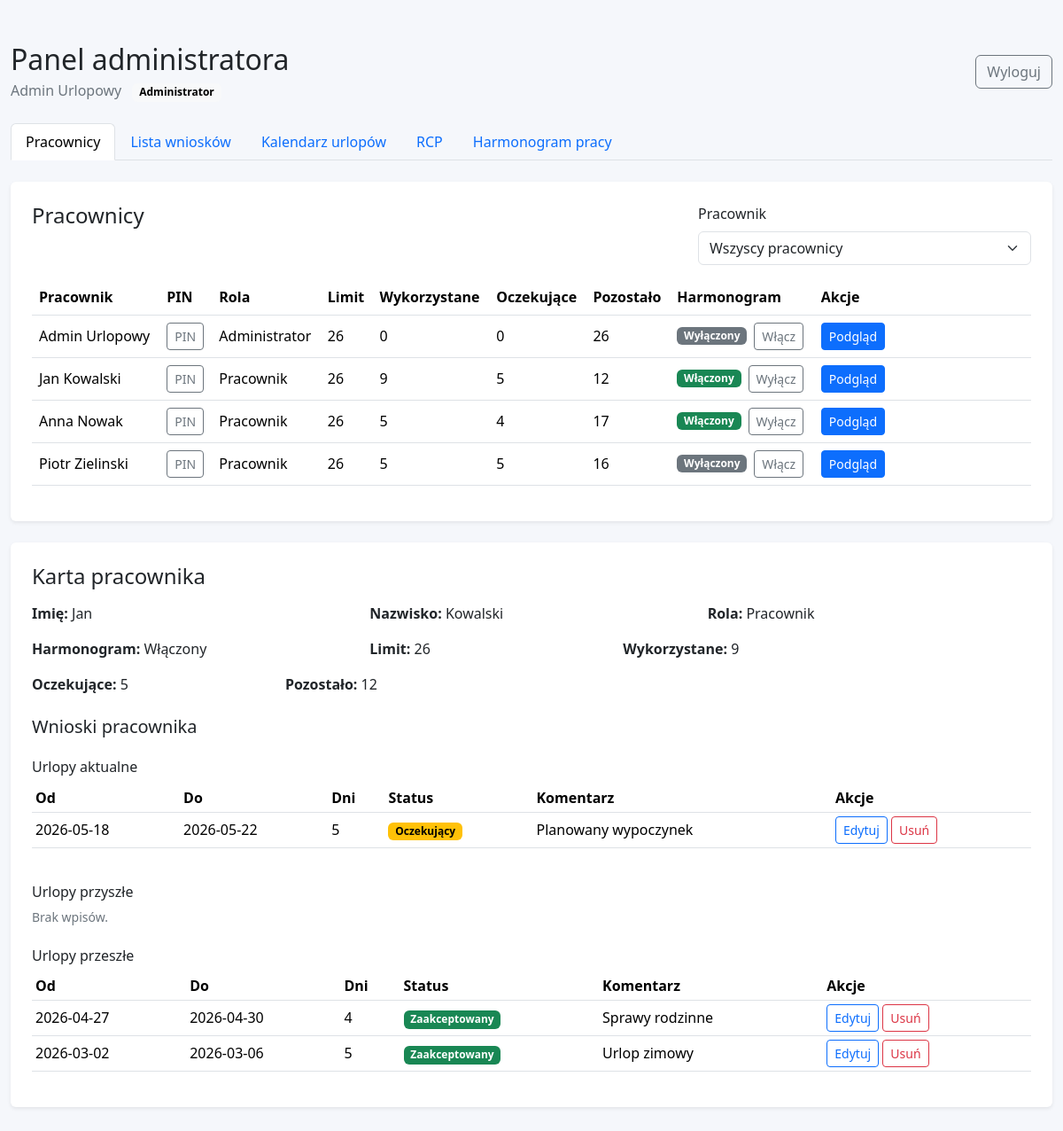
/index.php?tab=employees&employee_id=1 (signed in), run on the app's committed database.
### tables this page shows
CREATE TABLE employees (
    id INT UNSIGNED AUTO_INCREMENT PRIMARY KEY,
    first_name VARCHAR(100) NOT NULL,
    last_name VARCHAR(100) NOT NULL,
    pin_code VARCHAR(20) NULL,
    pin_hash VARCHAR(255) NOT NULL,
    role ENUM('employee', 'admin') NOT NULL DEFAULT 'employee',
    harmonogram TINYINT(1) NOT NULL DEFAULT 0,
    annual_leave_days INT UNSIGNED NOT NULL DEFAULT 26,
    created_at TIMESTAMP NOT NULL DEFAULT CURRENT_TIMESTAMP,
    INDEX idx_employees_role (role),
    INDEX idx_employees_harmonogram (harmonogram)
);

CREATE TABLE vacation_requests (
    id INT UNSIGNED AUTO_INCREMENT PRIMARY KEY,
    employee_id INT UNSIGNED NOT NULL,
    start_date DATE NOT NULL,
    end_date DATE NOT NULL,
    days INT UNSIGNED NOT NULL,
    comment TEXT NULL,
    status ENUM('oczekujący', 'zaakceptowany', 'odrzucony') NOT NULL DEFAULT 'oczekujący',
    created_at TIMESTAMP NOT NULL DEFAULT CURRENT_TIMESTAMP,
    CONSTRAINT fk_vacation_requests_employee
        FOREIGN KEY (employee_id) REFERENCES employees(id)
        ON DELETE CASCADE,
    INDEX idx_vacation_requests_employee_status (employee_id, status),
    INDEX idx_vacation_requests_dates (start_date, end_date),
    INDEX idx_vacation_requests_created_at (created_at)
);

### index.php (called while the page is built, shortened)
<?php
require __DIR__ . '/app/main.php';
require __DIR__ . '/views/page.php';

### app/functions.php (called while the page is built, shortened)
<?php
function e(?string $value): string
{
    return htmlspecialchars((string) $value, ENT_QUOTES | ENT_SUBSTITUTE, 'UTF-8');
}
function statusLabel(string $status): string
{
    return match ($status) {
        STATUS_APPROVED => 'Zaakceptowany',
        STATUS_REJECTED => 'Odrzucony',
        default => 'Oczekujący',
    };
}
function statusBadgeClass(string $status): string
{
    return match ($status) {
        STATUS_APPROVED => 'text-bg-success',
        STATUS_REJECTED => 'text-bg-danger',
        default => 'text-bg-warning',
    };
}
function fetchCurrentEmployee(PDO $pdo): ?array
{
    $stmt = $pdo->prepare('SELECT * FROM employees WHERE id = :id');
    $stmt->execute(['id' => (int) $_SESSION['employee_id']]);
    $employee = $stmt->fetch();
    return $employee;
}

### app/actions.php (called while the page is built, shortened)
<?php
$employee = fetchCurrentEmployee($pdo);
$isAdmin = $employee && ($_SESSION['employee_role'] ?? '') === 'admin' && $employee['role'] === 'admin';

### app/main.php (called while the page is built, shortened)
<?php
require __DIR__ . '/actions.php';
require __DIR__ . '/data.php';

### app/data.php (called while the page is built, shortened)
<?php
$selectedEmployeeBuckets = ['past' => [], 'current' => [], 'future' => []];
if ($employee && $isAdmin) {
    $employeesStmt = $pdo->prepare(
        "SELECT
            e.*,
            COALESCE(SUM(CASE WHEN vr.status = 'zaakceptowany' THEN vr.days ELSE 0 END), 0) AS used_days,
            COALESCE(SUM(CASE WHEN vr.status = 'oczekujący' THEN vr.days ELSE 0 END), 0) AS pending_days
         FROM employees e
         LEFT JOIN vacation_requests vr ON vr.employee_id = e.id
         GROUP BY e.id, e.first_name, e.last_name, e.pin_code, e.pin_hash, e.role, e.harmonogram, e.annual_leave_days, e.created_at
         ORDER BY e.role DESC, e.last_name, e.first_name"
    );
    $employeesStmt->execute();
    $adminEmployees = $employeesStmt->fetchAll();
    $selectedEmployeeId = filter_input(INPUT_GET, 'employee_id', FILTER_VALIDATE_INT);
    if ($selectedEmployeeId) {
        $selectedStmt = $pdo->prepare(
            "SELECT
                e.*,
                COALESCE(SUM(CASE WHEN vr.status = 'zaakceptowany' THEN vr.days ELSE 0 END), 0) AS used_days,
                COALESCE(SUM(CASE WHEN vr.status = 'oczekujący' THEN vr.days ELSE 0 END), 0) AS pending_days
             FROM employees e
             LEFT JOIN vacation_requests vr ON vr.employee_id = e.id
             WHERE e.id = :id
             GROUP BY e.id, e.first_name, e.last_name, e.pin_code, e.pin_hash, e.role, e.harmonogram, e.annual_leave_days, e.created_at"
        );
        $selectedStmt->execute(['id' => $selectedEmployeeId]);
        $selectedEmployee = $selectedStmt->fetch() ?: null;
        if ($selectedEmployee) {
            $historyStmt = $pdo->prepare(
                'SELECT *
                 FROM vacation_requests
                 WHERE employee_id = :employee_id
                 ORDER BY start_date DESC, id DESC'
            );
            $historyStmt->execute(['employee_id' => $selectedEmployeeId]);
            $selectedEmployeeRequests = $historyStmt->fetchAll();
            foreach ($selectedEmployeeRequests as $request) {
                $selectedEmployeeBuckets[vacationPeriod($request['start_date'], $request['end_date'], $today)][] = $request;
            }
        }
    }
}
$requestedTab = $_GET['tab'] ?? 'employees';
$activeTab = in_array($requestedTab, ['employees', 'requests', 'calendar', 'schedules', 'rcp'], true) ? $requestedTab : 'employees';

### views/admin/panel.php (the view, shortened to what this page needs)
<ul class="nav nav-tabs mb-4" role="tablist">
    <li class="nav-item" role="presentation">
        <a class="nav-link <?= $activeTab === 'employees' ? 'active' : '' ?>" href="index.php?tab=employees">Pracownicy</a>
    </li>
    <li class="nav-item" role="presentation">
        <a class="nav-link <?= $activeTab === 'requests' ? 'active' : '' ?>" href="index.php?tab=requests">Lista wniosków</a>
    </li>
    <li class="nav-item" role="presentation">
        <a class="nav-link <?= $activeTab === 'calendar' ? 'active' : '' ?>" href="index.php?tab=calendar">Kalendarz urlopów</a>
    </li>
    <li class="nav-item" role="presentation">
        <a class="nav-link <?= $activeTab === 'rcp' ? 'active' : '' ?>" href="index.php?tab=rcp">RCP</a>
    </li>
    <li class="nav-item" role="presentation">
        <a class="nav-link <?= $activeTab === 'schedules' ? 'active' : '' ?>" href="index.php?tab=schedules">Harmonogram pracy</a>
    </li>
</ul>
<?php if ($activeTab === 'employees'): ?>
    <div class="card border-0 shadow-sm mb-4">
        <div class="card-body p-4">
            <div class="d-flex flex-column flex-lg-row justify-content-between gap-3 mb-3">
                <h2 class="h4 mb-0">Pracownicy</h2>
                <div class="col-12 col-lg-4">
                    <label for="employeesEmployeeFilter" class="form-label">Pracownik</label>
                    <select class="form-select js-admin-employee-filter" id="employeesEmployeeFilter" data-target-table="employeesTable">
                        <option value="">Wszyscy pracownicy</option>
                    </select>
                </div>
            </div>
            <div class="table-responsive">
                <table class="table align-middle" id="employeesTable">
                    <thead>
                    <tr>
                        <th>Pracownik</th>
                        <th>PIN</th>
                        <th>Rola</th>
                        <th>Limit</th>
                        <th>Wykorzystane</th>
                        <th>Oczekujące</th>
                        <th>Pozostało</th>
                        <th>Harmonogram</th>
                        <th>Akcje</th>
                    </tr>
                    </thead>
                    <tbody>
                    <?php foreach ($adminEmployees as $adminEmployee): ?>
                        <?php
                        $used = (int) $adminEmployee['used_days'];
                        $pending = (int) $adminEmployee['pending_days'];
                        $remaining = max(0, (int) $adminEmployee['annual_leave_days'] - $used - $pending);
                        ?>
                        <tr data-employee-id="<?= (int) $adminEmployee['id'] ?>">
                            <td><?= e($adminEmployee['first_name'] . ' ' . $adminEmployee['last_name']) ?></td>
                            <td>
                                <?php if ($adminEmployee['pin']): ?>
                                    <button type="button"
                                            class="btn btn-sm btn-outline-secondary js-show-pin"
                                            data-pin="<?= e($adminEmployee['pin']) ?>">PIN</button>
                                <?php else: ?>
                                    <span class="text-secondary small">Niedostępny</span>
                                <?php endif; ?>
                            </td>
                            <td><?= $adminEmployee['role'] === 'admin' ? 'Administrator' : 'Pracownik' ?></td>
                            <td><?= (int) $adminEmployee['annual_leave_days'] ?></td>
                            <td><?= $used ?></td>
                            <td><?= $pending ?></td>
                            <td><?= $remaining ?></td>
                            <td>
                                <form method="post" class="d-flex align-items-center gap-2">
                                    <span class="badge <?= (int) $adminEmployee['harmonogram'] === 1 ? 'text-bg-success' : 'text-bg-secondary' ?>">
                                        <?= (int) $adminEmployee['harmonogram'] === 1 ? 'Włączony' : 'Wyłączony' ?>
                                    </span>
                                    <button type="submit" class="btn btn-sm btn-outline-secondary">
                                        <?= (int) $adminEmployee['harmonogram'] === 1 ? 'Wyłącz' : 'Włącz' ?>
                                    </button>
                                </form>
                            </td>
                            <td class="table-actions">
                                <a class="btn btn-sm btn-primary" href="index.php?tab=employees&employee_id=<?= (int) $adminEmployee['id'] ?>#employee-card">Podgląd</a>
                            </td>
                        </tr>
                    <?php endforeach; ?>
                    </tbody>
                </table>
            </div>
        </div>
    </div>
    <?php if ($selectedEmployee): ?>
        <?php
        $selectedUsed = (int) $selectedEmployee['used_days'];
        $selectedPending = (int) $selectedEmployee['pending_days'];
        $selectedRemaining = max(0, (int) $selectedEmployee['annual_leave_days'] - $selectedUsed - $selectedPending);
        ?>
        <div class="card border-0 shadow-sm mb-4" id="employee-card">
            <div class="card-body p-4">
                <h2 class="h4 mb-3">Karta pracownika</h2>
                <div class="row g-3 mb-4">
                    <div class="col-12 col-md-4"><strong>Imię:</strong> <?= e($selectedEmployee['first_name']) ?></div>
                    <div class="col-12 col-md-4"><strong>Nazwisko:</strong> <?= e($selectedEmployee['last_name']) ?></div>
                    <div class="col-12 col-md-4"><strong>Rola:</strong> <?= $selectedEmployee['role'] === 'admin' ? 'Administrator' : 'Pracownik' ?></div>
                    <div class="col-12 col-md-4"><strong>Harmonogram:</strong> <?= (int) $selectedEmployee['harmonogram'] === 1 ? 'Włączony' : 'Wyłączony' ?></div>
                    <div class="col-6 col-md-3"><strong>Limit:</strong> <?= (int) $selectedEmployee['annual_leave_days'] ?></div>
                    <div class="col-6 col-md-3"><strong>Wykorzystane:</strong> <?= $selectedUsed ?></div>
                    <div class="col-6 col-md-3"><strong>Oczekujące:</strong> <?= $selectedPending ?></div>
                    <div class="col-6 col-md-3"><strong>Pozostało:</strong> <?= $selectedRemaining ?></div>
                </div>
                <h3 class="h5 mb-3" id="employee-vacations">Wnioski pracownika</h3>
                <?php if (!$selectedEmployeeRequests): ?>
                    <p class="text-secondary mb-0">Brak wniosków urlopowych.</p>
                <?php else: ?>
                    <?php
                    $bucketLabels = ['current' => 'Urlopy aktualne', 'future' => 'Urlopy przyszłe', 'past' => 'Urlopy przeszłe'];
                    ?>
                    <?php foreach ($bucketLabels as $bucketKey => $bucketLabel): ?>
                        <h4 class="h6 mt-4"><?= e($bucketLabel) ?></h4>
                        <?php if (!$selectedEmployeeBuckets[$bucketKey]): ?>
                            <p class="text-secondary small">Brak wpisów.</p>
                        <?php else: ?>
                            <div class="table-responsive">
                                <table class="table table-sm align-middle">
                                    <thead>
                                    <tr>
                                        <th>Od</th>
                                        <th>Do</th>
                                        <th>Dni</th>
                                        <th>Status</th>
                                        <th>Komentarz</th>
                                        <th>Akcje</th>
                                    </tr>
                                    </thead>
                                    <tbody>
                                    <?php foreach ($selectedEmployeeBuckets[$bucketKey] as $request): ?>
                                        <tr>
                                            <td><?= e($request['start_date']) ?></td>
                                            <td><?= e($request['end_date']) ?></td>
                                            <td><?= (int) $request['days'] ?></td>
                                            <td><span class="badge <?= e(statusBadgeClass($request['status'])) ?>"><?= e(statusLabel($request['status'])) ?></span></td>
                                            <td><?= e($request['comment'] ?: '-') ?></td>
                                            <td>
                                                <button type="button" class="btn btn-sm btn-outline-primary js-edit-vacation"
                                                        data-id="<?= (int) $request['id'] ?>"
                                                        data-start="<?= e($request['start_date']) ?>"
                                                        data-end="<?= e($request['end_date']) ?>"
                                                        data-comment="<?= e($request['comment'] ?: '') ?>"
                                                        data-status="<?= e($request['status']) ?>">Edytuj</button>
                                                <button type="button" class="btn btn-sm btn-outline-danger js-delete-vacation"
                                                        data-id="<?= (int) $request['id'] ?>">Usuń</button>
                                            </td>
                                        </tr>
                                    <?php endforeach; ?>
                                    </tbody>
                                </table>
                            </div>
                        <?php endif; ?>
                    <?php endforeach; ?>
                <?php endif; ?>
            </div>
        </div>
    <?php endif; ?>
<?php endif; ?>

### views/layout/topbar.php (shortened to what this page needs)
<div class="d-flex flex-column flex-md-row align-items-md-center justify-content-between gap-3 mb-4">
    <div>
        <h1 class="h2 mb-1"><?= $isAdmin ? 'Panel administratora' : 'Panel pracownika' ?></h1>
        <div class="text-secondary">
            <?= e($employee['first_name'] . ' ' . $employee['last_name']) ?>
            <span class="badge text-bg-light ms-2"><?= $isAdmin ? 'Administrator' : 'Pracownik' ?></span>
        </div>
    </div>
    <a class="btn btn-outline-secondary" href="index.php?action=logout">Wyloguj</a>
</div>

### views/layout/header.php (style rules this page uses)
body { background: #f5f7fb; }
.table-actions { min-width: 240px; }

### data on the page
employees: first_name+last_name "Admin Urlopowy"
employees: first_name+last_name "Jan Kowalski", role "Pracownik", annual_leave_days "26", used "9", pending "5", remaining "12", harmonogram "Włączony", first_name "Jan", last_name "Kowalski"
employees: first_name+last_name "Anna Nowak", role "Pracownik", annual_leave_days "26", used "5", pending "4", remaining "17", harmonogram "Włączony"
employees: first_name+last_name "Piotr Zielinski", role "Pracownik", annual_leave_days "26", used "5", pending "5", remaining "16", harmonogram "Wyłączony"
vacation_requests: start_date "2026-05-18", end_date "2026-05-22", days "5", status "Oczekujący", comment "Planowany wypoczynek"
vacation_requests: start_date "2026-04-27", end_date "2026-04-30", days "4", status "Zaakceptowany", comment "Sprawy rodzinne"
vacation_requests: start_date "2026-03-02", end_date "2026-03-06", days "5", status "Zaakceptowany", comment "Urlop zimowy"

### other printed values
$adminEmployee['first_name'] . ' ' . $adminEmployee['last_name'] "Admin Urlopowy"
$adminEmployee['annual_leave_days'] "26"
$used "0"
$pending "0"
$remaining "26"
$selectedUsed "9"
$selectedPending "5"
$selectedRemaining "12"
$bucketLabel "Urlopy aktualne"
$bucketLabel "Urlopy przyszłe"
$bucketLabel "Urlopy przeszłe"
